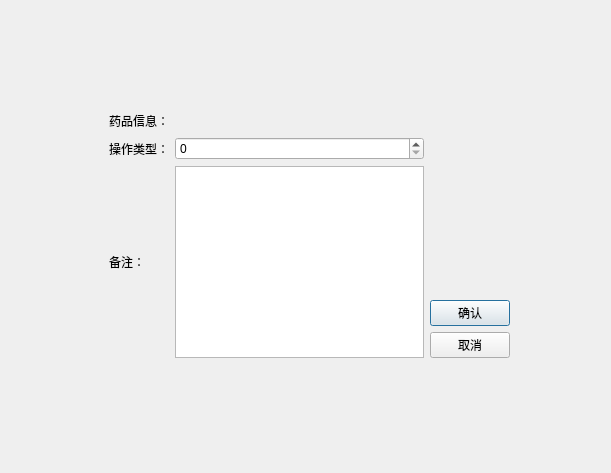
<?xml version="1.0" encoding="UTF-8"?>
<ui version="4.0">
 <class>StockOperationDialog</class>
 <widget class="QDialog" name="StockOperationDialog">
  <property name="geometry">
   <rect>
    <x>0</x>
    <y>0</y>
    <width>611</width>
    <height>473</height>
   </rect>
  </property>
  <property name="windowTitle">
   <string>库存操作对话框</string>
  </property>
  <layout class="QGridLayout" name="gridLayout">
   <item row="0" column="1">
    <spacer name="verticalSpacer_8">
     <property name="orientation">
      <enum>Qt::Orientation::Vertical</enum>
     </property>
     <property name="sizeType">
      <enum>QSizePolicy::Policy::Fixed</enum>
     </property>
     <property name="sizeHint" stdset="0">
      <size>
       <width>20</width>
       <height>60</height>
      </size>
     </property>
    </spacer>
   </item>
   <item row="1" column="0">
    <spacer name="horizontalSpacer">
     <property name="orientation">
      <enum>Qt::Orientation::Horizontal</enum>
     </property>
     <property name="sizeHint" stdset="0">
      <size>
       <width>105</width>
       <height>20</height>
      </size>
     </property>
    </spacer>
   </item>
   <item row="1" column="1">
    <layout class="QHBoxLayout" name="horizontalLayout_5">
     <item>
      <layout class="QVBoxLayout" name="verticalLayout_8">
       <item>
        <spacer name="verticalSpacer_6">
         <property name="orientation">
          <enum>Qt::Orientation::Vertical</enum>
         </property>
         <property name="sizeHint" stdset="0">
          <size>
           <width>20</width>
           <height>40</height>
          </size>
         </property>
        </spacer>
       </item>
       <item>
        <layout class="QVBoxLayout" name="verticalLayout">
         <item>
          <layout class="QHBoxLayout" name="horizontalLayout_4">
           <item>
            <widget class="QLabel" name="lbMedicineInfo">
             <property name="sizePolicy">
              <sizepolicy hsizetype="Preferred" vsizetype="Preferred">
               <horstretch>0</horstretch>
               <verstretch>0</verstretch>
              </sizepolicy>
             </property>
             <property name="text">
              <string>药品信息：  </string>
             </property>
            </widget>
           </item>
           <item>
            <spacer name="horizontalSpacer_4">
             <property name="orientation">
              <enum>Qt::Orientation::Horizontal</enum>
             </property>
             <property name="sizeHint" stdset="0">
              <size>
               <width>40</width>
               <height>20</height>
              </size>
             </property>
            </spacer>
           </item>
          </layout>
         </item>
         <item>
          <layout class="QHBoxLayout" name="horizontalLayout_3">
           <item>
            <widget class="QLabel" name="lbOperation">
             <property name="maximumSize">
              <size>
               <width>60</width>
               <height>16777215</height>
              </size>
             </property>
             <property name="text">
              <string>操作类型：</string>
             </property>
            </widget>
           </item>
           <item>
            <widget class="QSpinBox" name="spnQuantity"/>
           </item>
          </layout>
         </item>
         <item>
          <layout class="QHBoxLayout" name="horizontalLayout_2">
           <item>
            <widget class="QLabel" name="label_11">
             <property name="minimumSize">
              <size>
               <width>60</width>
               <height>0</height>
              </size>
             </property>
             <property name="text">
              <string>备注：</string>
             </property>
            </widget>
           </item>
           <item>
            <widget class="QTextEdit" name="txtRemark">
             <property name="sizeIncrement">
              <size>
               <width>2</width>
               <height>0</height>
              </size>
             </property>
            </widget>
           </item>
          </layout>
         </item>
        </layout>
       </item>
      </layout>
     </item>
     <item>
      <layout class="QVBoxLayout" name="verticalLayout_7">
       <item>
        <spacer name="verticalSpacer_5">
         <property name="orientation">
          <enum>Qt::Orientation::Vertical</enum>
         </property>
         <property name="sizeHint" stdset="0">
          <size>
           <width>20</width>
           <height>40</height>
          </size>
         </property>
        </spacer>
       </item>
       <item>
        <widget class="QPushButton" name="btConfirm">
         <property name="text">
          <string>确认</string>
         </property>
        </widget>
       </item>
       <item>
        <widget class="QPushButton" name="btCancel">
         <property name="text">
          <string>取消</string>
         </property>
        </widget>
       </item>
      </layout>
     </item>
    </layout>
   </item>
   <item row="1" column="2">
    <spacer name="horizontalSpacer_2">
     <property name="orientation">
      <enum>Qt::Orientation::Horizontal</enum>
     </property>
     <property name="sizeType">
      <enum>QSizePolicy::Policy::Fixed</enum>
     </property>
     <property name="sizeHint" stdset="0">
      <size>
       <width>90</width>
       <height>20</height>
      </size>
     </property>
    </spacer>
   </item>
   <item row="2" column="1">
    <spacer name="verticalSpacer_7">
     <property name="orientation">
      <enum>Qt::Orientation::Vertical</enum>
     </property>
     <property name="sizeHint" stdset="0">
      <size>
       <width>20</width>
       <height>92</height>
      </size>
     </property>
    </spacer>
   </item>
  </layout>
 </widget>
 <resources/>
 <connections/>
</ui>
